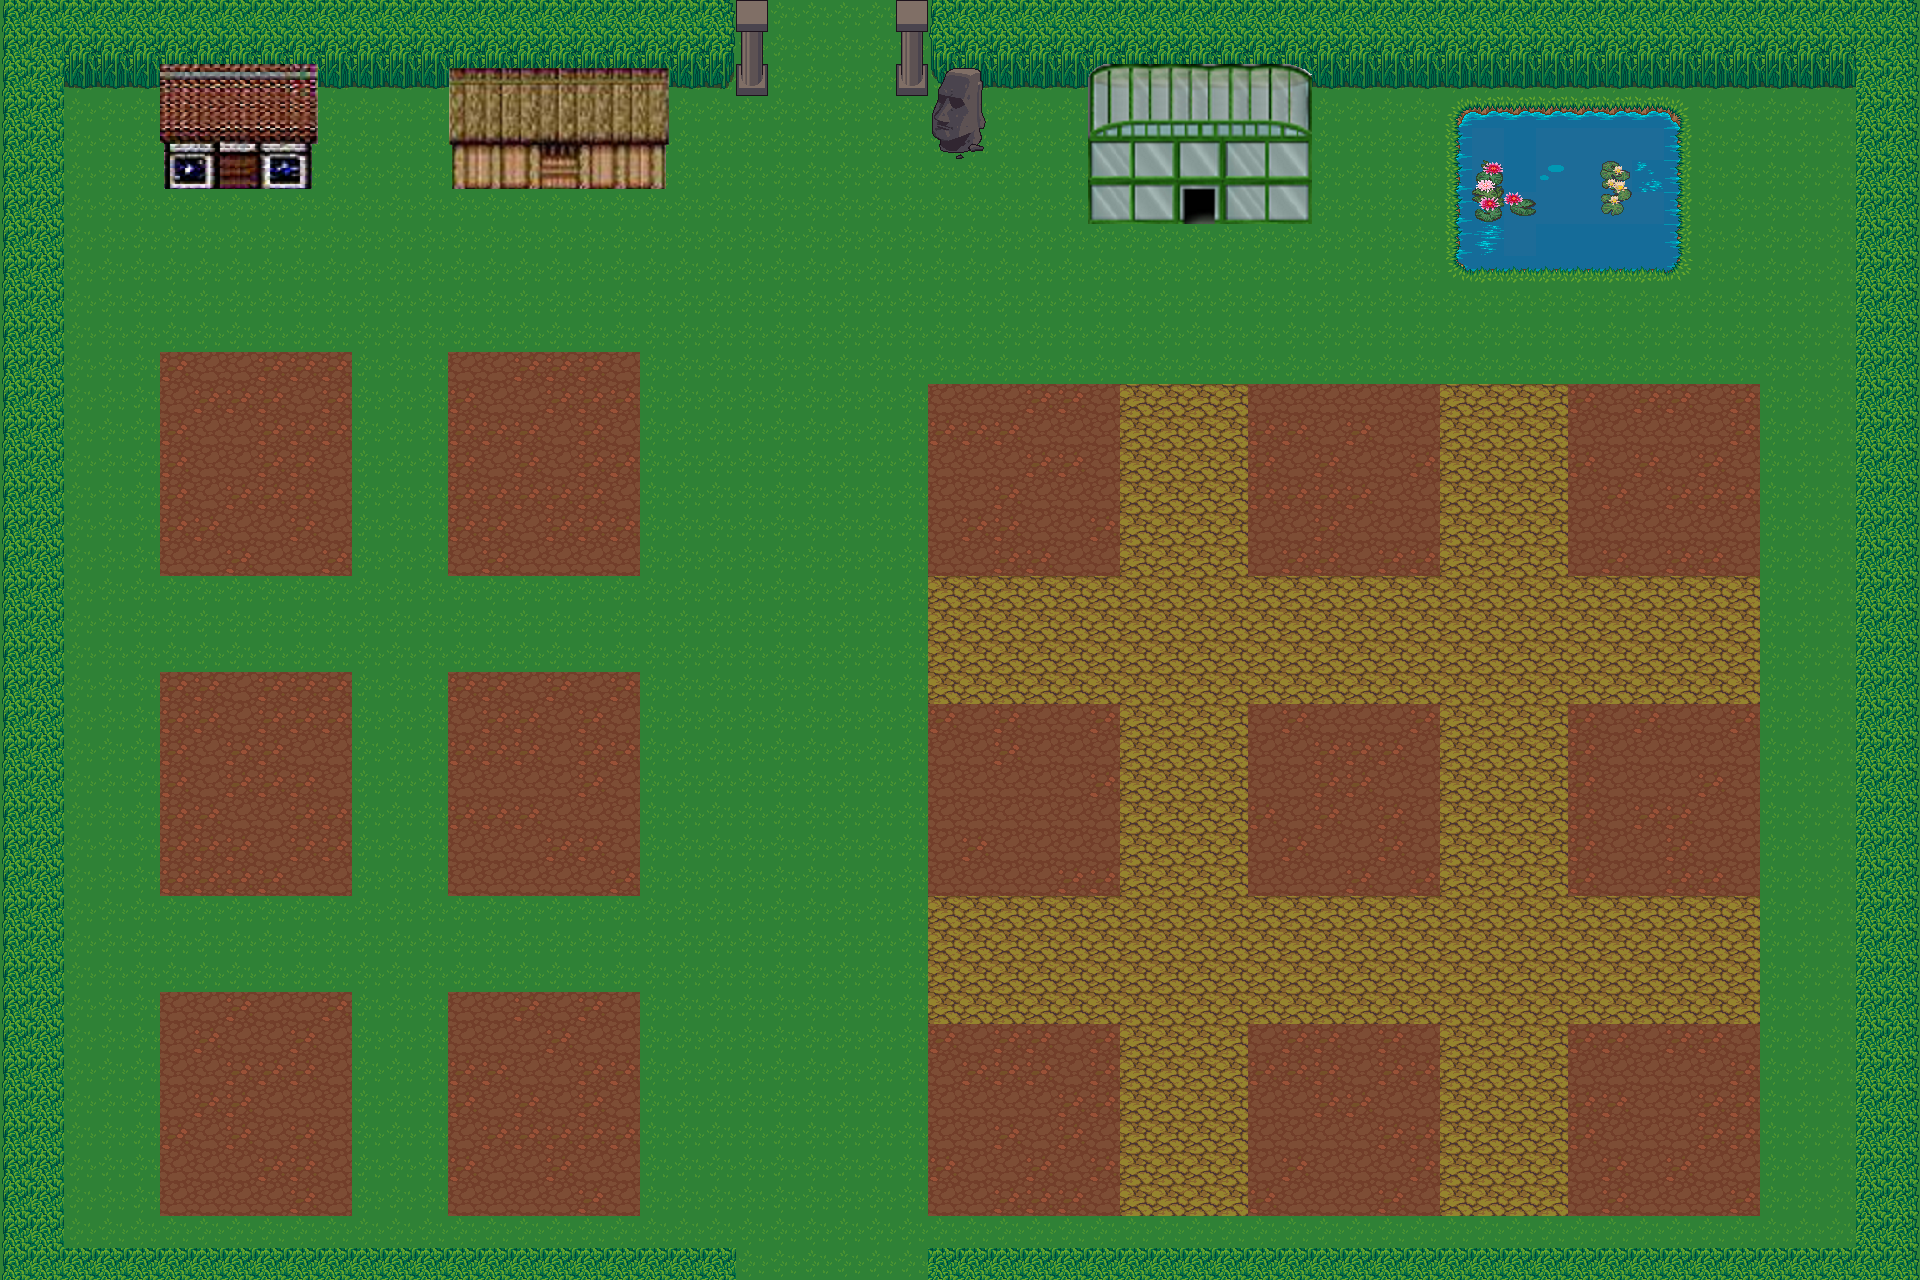

The image is a tile-based game level rendered from a .tmx file. Its description and source (layers, tilesets, objects; grid data summarised) follow:
An orthogonal 60x40 tile map with 32x32 px tiles, 4 tile layers (Ground, Ground skin, Buildings, flowers), 5 tilesets.

<map version="1.0" tiledversion="1.0.2" orientation="orthogonal" renderorder="right-down" width="60" height="40" tilewidth="32" tileheight="32" nextobjectid="12">
 <tileset firstgid="1" name="terrain_atlas" tilewidth="32" tileheight="32" tilecount="1024" columns="32">
  <image source="Terrain_Sprites/terrain_atlas.png" width="1024" height="1024" />
 </tileset>
 <tileset firstgid="1025" name="House" tilewidth="32" tileheight="32" tilecount="20" columns="5">
  <image source="Terrain_Sprites/Object Set/House.png" width="160" height="128" />
 </tileset>
 <tileset firstgid="1045" name="Barn" tilewidth="32" tileheight="32" tilecount="28" columns="7">
  <image source="Terrain_Sprites/Object Set/Barn.png" width="224" height="128" />
 </tileset>
 <tileset firstgid="1073" name="greenhouse" tilewidth="32" tileheight="32" tilecount="35" columns="7">
  <image source="Terrain_Sprites/Object Set/greenhouse.png" width="224" height="160" />
 </tileset>
 <tileset firstgid="1108" name="PathAndObjects" tilewidth="32" tileheight="32" tilecount="256" columns="16">
  <image source="Terrain_Sprites/PathAndObjects.png" width="512" height="512" />
 </tileset>
 <layer name="Ground" width="60" height="40">
  <data>[2400 cells, 2400 non-empty, 1 distinct tile ids]</data>
 </layer>
 <layer name="Ground skin" width="60" height="40">
  <data>[2400 cells, 1288 non-empty, 12 distinct tile ids]</data>
 </layer>
 <layer name="Buildings" width="60" height="40">
  <data>[2400 cells, 143 non-empty, 105 distinct tile ids]</data>
 </layer>
 <layer name="flowers" width="60" height="40">
  <data>[2400 cells, 5 non-empty, 5 distinct tile ids]</data>
 </layer>
</map>
